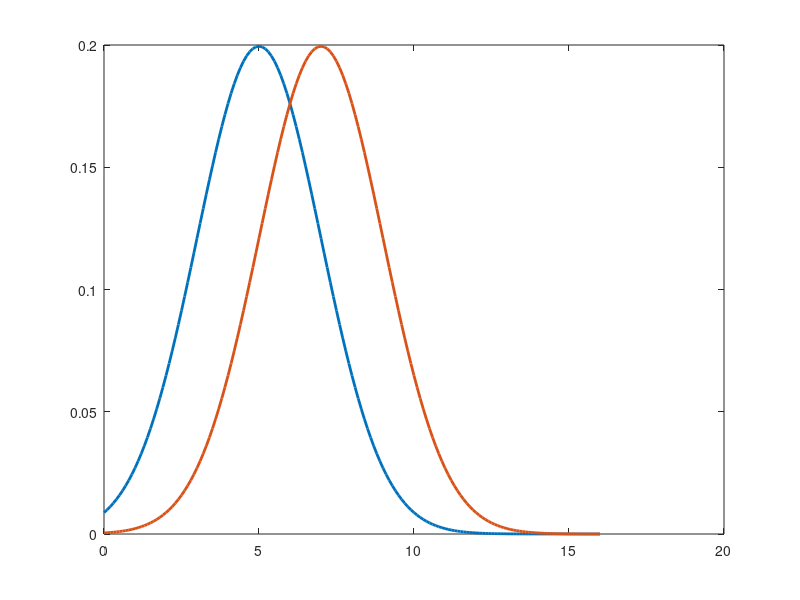

This chart was generated by the following MATLAB code: (Note: this script raises an error after producing the figure.)
close all

mu1 = 5;
mu2 = 7;
sigma = sqrt(4);

pd1 = makedist('Normal','mu',mu1,'sigma',sigma);
pd2 = makedist('Normal','mu',mu2,'sigma',sigma);

x_values = 0:.1:16;
pdf_normal1 = pdf(pd1,x_values);
pdf_normal2 = pdf(pd2,x_values);
plt1 = plot(x_values,pdf_normal1,'LineWidth',2)
hold on
plt2 = plot(x_values,pdf_normal2,'LineWidth',2)



x_decisionCrit = 10

p_fa = 1-normcdf(x_decisionCrit,mu1,sigma)
p_hit = 1-normcdf(x_decisionCrit,mu2,sigma)

discriminability = abs(mu2-mu1)/sigma

lab3_1_data = load('./Data/lab3_1.mat');

binData = num2str(lab3_1_data.outcomes);
decData = bin2dec(binData);

close all

h = histogram(decData)
signal_present = h.Values(4)+ h.Values(3);
signal_notPresent = h.Values(1) + h.Values(2);
hit_rate = h.Values(4) / signal_present
fa = h.Values(2) / signal_notPresent
scatter(fa,hit_rate)
hold on

% labels = []
% rocs = []
% mu2 = mu2 + 2;
% for i = 1:10
%     p_fa_test = 1-normcdf(x_values,mu1,sigma);
%     p_hit_test = 1-normcdf(x_values,mu2,sigma);
%     rocs = [rocs; plot(p_fa_test, p_hit_test)];
%     discriminability = abs(mu2-mu1)/sigma
%     roc_name = sprintf('d=%1.2f',discriminability)
%     labels = [labels;roc_name];
%     mu2 = mu2 + 0.05
%     hold on
% end

mu2 = 9.25
p_fa_test = 1-normcdf(x_values,mu1,sigma);
p_hit_test = 1-normcdf(x_values,mu2,sigma);
discriminability = abs(mu2-mu1)/sigma
plot(p_fa_test, p_hit_test)
rocs = 'HIT/FA value';
labels = sprintf('d=%1.3f',discriminability);
xlabel('False positive rate')
ylabel('True positive rate')


legend(rocs,labels)
